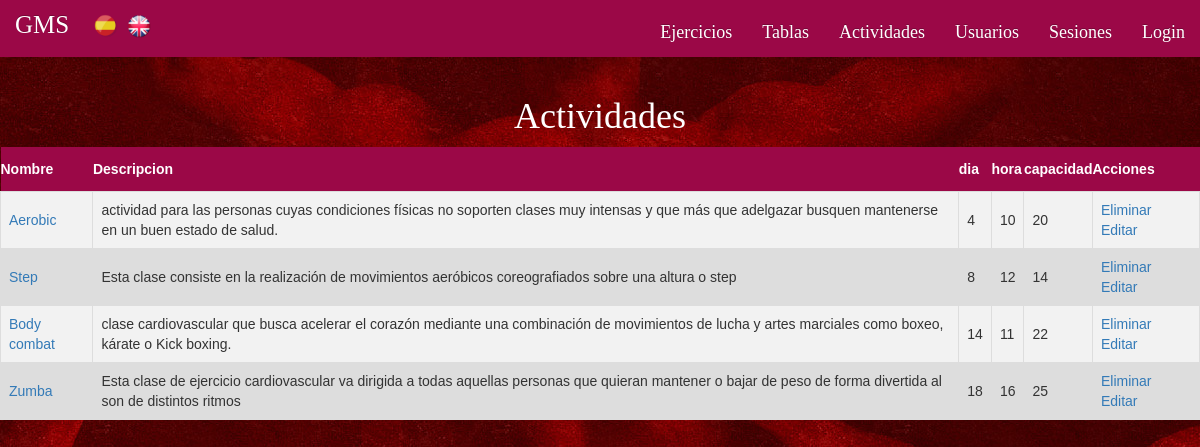
Page /index.php?controller=actividades&action=index on the committed database.
### tables this page shows
CREATE TABLE IF NOT EXISTS `Actividad` (
  `idactividad` INT NOT NULL AUTO_INCREMENT,
  `nombreactividad` VARCHAR(45) NULL,
  `descripcionactividad` VARCHAR(1000) NULL,
  `dia`INT NULL,
  `hora` INT NULL,
  `capacidad` INT NULL,
   PRIMARY KEY (`idactividad`));

### core/ViewManager.php (called while the page is built, shortened)
<?php
class ViewManager {
	private $variables = array();
	public function setVariable($varname, $value, $flash=false) {
		$this->variables[$varname] = $value;
	}
	public function getVariable($varname, $default=NULL) {
		if (!isset($this->variables[$varname])) {
			return $default;
		}
		return $this->variables[$varname];
	}
	public function render($controller, $viewname) {
		include(__DIR__."/../view/$controller/$viewname.php");
	}
	private static $viewmanager_singleton = NULL;
	public static function getInstance() {
		if (self::$viewmanager_singleton == null) {
			self::$viewmanager_singleton = new ViewManager();
		}
		return self::$viewmanager_singleton;
	}
}

### controller/ActividadesController.php (called while the page is built, shortened)
<?php
require_once(__DIR__."/../model/Actividad.php");
require_once(__DIR__."/../model/ActividadMapper.php");
require_once(__DIR__."/../core/ViewManager.php");
class ActividadesController extends BaseController {
	private $actividadMapper;
	public function __construct() {
		$this->actividadMapper = new ActividadMapper();
	}
	public function index() {
		$actividades = $this->actividadMapper->findAll();
		$this->view->setVariable("actividades", $actividades);
		$this->view->render("actividades", "index");
	}
}
	?>

### index.php (called while the page is built, shortened)
<?php
function run() {
	try {
		$controller = loadController($_GET["controller"]);
		$actionName = $_GET["action"];
		$controller->$actionName();
	} catch(Exception $ex) {
		die("An exception occured!!!!!".$ex->getMessage());
	}
}
function loadController($controllerName) {
	return new $controllerClassName();
}
run();
?>

### view/messages/messages_es.php (called while the page is built)
<?php
$i18n_messages = array()
?>

### core/I18n.php (called while the page is built, shortened)
<?php
class I18n {
	private $messages;
	public function setLanguage($language) {
		$this->messages = $i18n_messages;
	}
	public function i18n($key) {
		if (isset($this->messages[$key])){
			return $this->messages[$key];
		}else{
			return $key;
		}
	}
	private static $i18n_singleton = null;
	public static function getInstance() {
		if (self::$i18n_singleton == NULL) {
			self::$i18n_singleton = new I18n();
		}
		return self::$i18n_singleton;
	}
}
function i18n($key) {
	return I18n::getInstance()->i18n($key);
}

### model/Actividad.php (called while the page is built, shortened)
<?php
class Actividad {
    private $idactividad;
    private $nombreactividad;
    private $descripcionactividad;
    private $dia;
    private $hora;
    private $capacidad;
    public function __construct($idactividad="" , $nombreactividad="", $descripcionactividad="" , $dia="" , $hora="",
		$capacidad="") {
		$this->idactividad = $idactividad;
        $this->nombreactividad = $nombreactividad;
        $this->descripcionactividad = $descripcionactividad;
        $this->dia = $dia;
        $this->hora = $hora;
        $this->capacidad = $capacidad;
    }
	public function getidactividad (){
        return $this->idactividad;
    }
	public function getnombreactividad (){
        return $this ->nombreactividad;
    }
    public function getdescripcionactividad (){
        return $this ->descripcionactividad;
    }
	public function getdia (){
        return $this ->dia;
    }
    public function gethora (){
        return $this ->hora;
    }
    public function getcapacidad (){
        return $this ->capacidad;
    }
}
?>

### model/ActividadMapper.php (called while the page is built, shortened)
<?php
require_once(__DIR__."/../core/PDOConnection.php");
require_once(__DIR__."/../model/Actividad.php");
class ActividadMapper {
	private $db;
	public function __construct() {
		$this->db = PDOConnection::getInstance();
	}
	public function findAll() {
		$stmt = $this->db->query("SELECT * FROM actividad");
		$actividad_db = $stmt->fetchAll(PDO::FETCH_ASSOC);
		$actividades = array();
		foreach ($actividad_db as $actividad) {
			array_push($actividades, new Actividad($actividad["idactividad"],$actividad["nombreactividad"], $actividad["descripcionactividad"], $actividad["dia"],$actividad["hora"], $actividad["capacidad"]));
		}
		return $actividades;
	}
	}

### core/PDOConnection.php (called while the page is built)
<?php
class PDOConnection {
	private static $dbhost = "127.0.0.1";
	private static $dbname = "gymgms";
	private static $dbuser = "gymuser";
	private static $dbpass = "gympass";
	private static $db_singleton = null;
	public static function getInstance() {
		if (self::$db_singleton == null) {
			self::$db_singleton = new PDO(
			"mysql:host=".self::$dbhost.";dbname=".self::$dbname.";charset=utf8",
			self::$dbuser,
			self::$dbpass,
			array(
				PDO::ATTR_EMULATE_PREPARES => false,
				PDO::ATTR_ERRMODE => PDO::ERRMODE_EXCEPTION
			)
		);
	}
	return self::$db_singleton;
}
}
?>

### view/actividades/index.php (the view, shortened to what this page needs)
<?php
require_once(__DIR__."/../../core/ViewManager.php");
$view = ViewManager::getInstance();
$actividades = $view->getVariable("actividades");
?><h1><?=i18n("Actividades")?></h1>
<table class= 'tablas'>
	<tr>
		<th><?= i18n("Nombre")?></th><th><?= i18n("Descripcion")?></th><th><?= i18n("dia")?></th><th><?= i18n("hora")?></th><th><?= i18n("capacidad")?></th><th><?= i18n("Acciones")?></th>
	</tr>
	<?php foreach ($actividades as $actividad): ?>
		<tr>
			<td>
				<a href="index.php?controller=actividades&amp;action=view&amp;idactividad=<?= $actividad->getidactividad() ?>"><?= htmlentities($actividad->getnombreactividad()) ?></a>
			</td>
			<td>
				<?= $actividad->getdescripcionactividad() ?>
			</td>
			<td>
				<?= $actividad->getdia() ?>
			</td>
			<td>
				<?= $actividad->gethora() ?>
			</td>
			<td>
				<?= $actividad->getcapacidad() ?>
			</td>
			<td>
				<form
				method="POST"
				action="index.php?controller=actividades&amp;action=delete"
				id="delete_actividad_<?= $actividad->getidactividad(); ?>"
				style="display: inline"
				>
				<a href="#"
				onclick="
				if (confirm('<?= i18n("estas seguro?")?>')) {
					document.getElementById('delete_actividad_<?= $actividad->getidactividad() ?>').submit()
				}"
				><?= i18n("Eliminar") ?></a>
			</form>
			<a href="index.php?controller=actividades&amp;action=edit&amp;idactividad=<?= $actividad->getidactividad() ?>"><?= i18n("Editar") ?></a>
	</td>
</tr>
<?php endforeach; ?>
</table>

### css/style.css (style rules this page uses)
body, header { font-family: 'Raleway'; overflow: auto; }
.body-index { background-image: url("fondorojo.jpg"); background-position: top center; background-repeat: no-repeat; }
h1, h3 { color: white; text-align: center; }
.tablas { font-family: "Trebuchet MS", Arial, Helvetica, sans-serif; border-collapse: collapse; width: 100%; }
.tablas td, #tablas th { border: 1px solid #ddd; padding: 8px; }
.tablas tr:nth-child(even) { background-color: #f2f2f2; }
.tablas tr { background-color: #ddd; }
.tablas th { padding-top: 12px; padding-bottom: 12px; text-align: left; background-color: #9B0847; color: white; }

### rows in the picture
actividad: nombreactividad "Aerobic", descripcionactividad "actividad para las personas cuyas condiciones físicas no soporten clases muy intensas y que más que adelgazar busquen mantenerse en un buen estado de salud.", dia "4", hora "10", capacidad "20"
actividad: nombreactividad "Step", descripcionactividad "Esta clase consiste en la realización de movimientos aeróbicos coreografiados sobre una altura o step", dia "8", hora "12", capacidad "14"
actividad: nombreactividad "Body combat", descripcionactividad "clase cardiovascular que busca acelerar el corazón mediante una combinación de movimientos de lucha y artes marciales como boxeo, kárate o Kick boxing.", dia "14", hora "11", capacidad "22"
actividad: nombreactividad "Zumba", descripcionactividad "Esta clase de ejercicio cardiovascular va dirigida a todas aquellas personas que quieran mantener o bajar de peso de forma divertida al son de distintos ritmos", dia "18", hora "16", capacidad "25"

### other values in the picture
i18n("Ejercicios") "Ejercicios"
i18n("Tablas") "Tablas"
i18n("Actividades") "Actividades"
i18n("Usuarios") "Usuarios"
i18n("Sesiones") "Sesiones"
i18n("Login") "Login"
i18n("Nombre") "Nombre"
i18n("Descripcion") "Descripcion"
i18n("dia") "dia"
i18n("hora") "hora"
i18n("capacidad") "capacidad"
i18n("Acciones") "Acciones"
